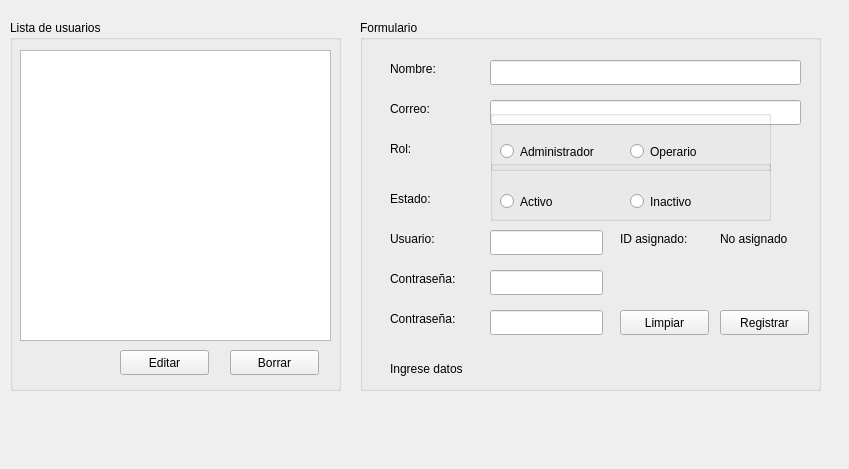
<?xml version="1.0" encoding="UTF-8"?>
<ui version="4.0">
 <class>UserRegistration</class>
 <widget class="QWidget" name="UserRegistration">
  <property name="geometry">
   <rect>
    <x>0</x>
    <y>0</y>
    <width>849</width>
    <height>469</height>
   </rect>
  </property>
  <property name="windowTitle">
   <string>Form</string>
  </property>
  <widget class="QGroupBox" name="formulario_box">
   <property name="geometry">
    <rect>
     <x>360</x>
     <y>20</y>
     <width>461</width>
     <height>371</height>
    </rect>
   </property>
   <property name="title">
    <string>Formulario </string>
   </property>
   <widget class="QLabel" name="label_10">
    <property name="geometry">
     <rect>
      <x>260</x>
      <y>210</y>
      <width>91</width>
      <height>17</height>
     </rect>
    </property>
    <property name="text">
     <string>ID asignado:</string>
    </property>
   </widget>
   <widget class="QLineEdit" name="nameLineEdit">
    <property name="geometry">
     <rect>
      <x>130</x>
      <y>40</y>
      <width>311</width>
      <height>25</height>
     </rect>
    </property>
    <property name="text">
     <string/>
    </property>
   </widget>
   <widget class="QLineEdit" name="emailLineEdit">
    <property name="geometry">
     <rect>
      <x>130</x>
      <y>80</y>
      <width>311</width>
      <height>25</height>
     </rect>
    </property>
    <property name="text">
     <string/>
    </property>
   </widget>
   <widget class="QPushButton" name="clearButton">
    <property name="geometry">
     <rect>
      <x>260</x>
      <y>290</y>
      <width>89</width>
      <height>25</height>
     </rect>
    </property>
    <property name="text">
     <string>Limpiar</string>
    </property>
   </widget>
   <widget class="QLabel" name="IDLabel">
    <property name="geometry">
     <rect>
      <x>360</x>
      <y>210</y>
      <width>101</width>
      <height>17</height>
     </rect>
    </property>
    <property name="text">
     <string>No asignado</string>
    </property>
   </widget>
   <widget class="QLabel" name="label_4">
    <property name="geometry">
     <rect>
      <x>30</x>
      <y>290</y>
      <width>91</width>
      <height>17</height>
     </rect>
    </property>
    <property name="text">
     <string>Contraseña:</string>
    </property>
   </widget>
   <widget class="QLabel" name="statusLabel">
    <property name="geometry">
     <rect>
      <x>30</x>
      <y>340</y>
      <width>421</width>
      <height>17</height>
     </rect>
    </property>
    <property name="text">
     <string>Ingrese datos</string>
    </property>
   </widget>
   <widget class="QLabel" name="label_2">
    <property name="geometry">
     <rect>
      <x>30</x>
      <y>250</y>
      <width>91</width>
      <height>17</height>
     </rect>
    </property>
    <property name="text">
     <string>Contraseña:</string>
    </property>
   </widget>
   <widget class="QLineEdit" name="usernameLineEdit">
    <property name="geometry">
     <rect>
      <x>130</x>
      <y>210</y>
      <width>113</width>
      <height>25</height>
     </rect>
    </property>
    <property name="text">
     <string/>
    </property>
   </widget>
   <widget class="QPushButton" name="registerButton">
    <property name="geometry">
     <rect>
      <x>360</x>
      <y>290</y>
      <width>89</width>
      <height>25</height>
     </rect>
    </property>
    <property name="text">
     <string>Registrar</string>
    </property>
   </widget>
   <widget class="QLabel" name="label">
    <property name="geometry">
     <rect>
      <x>30</x>
      <y>210</y>
      <width>67</width>
      <height>17</height>
     </rect>
    </property>
    <property name="text">
     <string>Usuario:</string>
    </property>
   </widget>
   <widget class="QLabel" name="label_3">
    <property name="geometry">
     <rect>
      <x>30</x>
      <y>40</y>
      <width>67</width>
      <height>17</height>
     </rect>
    </property>
    <property name="text">
     <string>Nombre:</string>
    </property>
   </widget>
   <widget class="QLabel" name="label_6">
    <property name="geometry">
     <rect>
      <x>30</x>
      <y>80</y>
      <width>91</width>
      <height>17</height>
     </rect>
    </property>
    <property name="text">
     <string>Correo:</string>
    </property>
   </widget>
   <widget class="QLabel" name="label_5">
    <property name="geometry">
     <rect>
      <x>30</x>
      <y>120</y>
      <width>91</width>
      <height>17</height>
     </rect>
    </property>
    <property name="text">
     <string>Rol:</string>
    </property>
   </widget>
   <widget class="QLineEdit" name="confirmLineEdit">
    <property name="geometry">
     <rect>
      <x>130</x>
      <y>290</y>
      <width>113</width>
      <height>25</height>
     </rect>
    </property>
   </widget>
   <widget class="QLineEdit" name="passwordLineEdit">
    <property name="geometry">
     <rect>
      <x>130</x>
      <y>250</y>
      <width>113</width>
      <height>25</height>
     </rect>
    </property>
   </widget>
   <widget class="QGroupBox" name="groupBox">
    <property name="geometry">
     <rect>
      <x>130</x>
      <y>90</y>
      <width>281</width>
      <height>61</height>
     </rect>
    </property>
    <property name="title">
     <string/>
    </property>
    <widget class="QRadioButton" name="adminRadioButton">
     <property name="geometry">
      <rect>
       <x>10</x>
       <y>30</y>
       <width>121</width>
       <height>23</height>
      </rect>
     </property>
     <property name="text">
      <string>Administrador</string>
     </property>
    </widget>
    <widget class="QRadioButton" name="operaRadioButton">
     <property name="geometry">
      <rect>
       <x>140</x>
       <y>30</y>
       <width>112</width>
       <height>23</height>
      </rect>
     </property>
     <property name="text">
      <string>Operario</string>
     </property>
    </widget>
   </widget>
   <widget class="QGroupBox" name="groupBox_2">
    <property name="geometry">
     <rect>
      <x>130</x>
      <y>140</y>
      <width>281</width>
      <height>61</height>
     </rect>
    </property>
    <property name="title">
     <string/>
    </property>
    <widget class="QRadioButton" name="activoRadioButton">
     <property name="geometry">
      <rect>
       <x>10</x>
       <y>30</y>
       <width>112</width>
       <height>23</height>
      </rect>
     </property>
     <property name="text">
      <string>Activo</string>
     </property>
    </widget>
    <widget class="QRadioButton" name="inactivoRadioButton">
     <property name="geometry">
      <rect>
       <x>140</x>
       <y>30</y>
       <width>112</width>
       <height>23</height>
      </rect>
     </property>
     <property name="text">
      <string>Inactivo</string>
     </property>
    </widget>
   </widget>
   <widget class="QLabel" name="label_7">
    <property name="geometry">
     <rect>
      <x>30</x>
      <y>170</y>
      <width>91</width>
      <height>17</height>
     </rect>
    </property>
    <property name="text">
     <string>Estado:</string>
    </property>
   </widget>
  </widget>
  <widget class="QGroupBox" name="lista_usuarios_box">
   <property name="geometry">
    <rect>
     <x>10</x>
     <y>20</y>
     <width>331</width>
     <height>371</height>
    </rect>
   </property>
   <property name="title">
    <string>Lista de usuarios</string>
   </property>
   <widget class="QTableWidget" name="tableWidget">
    <property name="geometry">
     <rect>
      <x>10</x>
      <y>30</y>
      <width>311</width>
      <height>291</height>
     </rect>
    </property>
   </widget>
   <widget class="QPushButton" name="borrarButton">
    <property name="geometry">
     <rect>
      <x>220</x>
      <y>330</y>
      <width>89</width>
      <height>25</height>
     </rect>
    </property>
    <property name="text">
     <string>Borrar</string>
    </property>
   </widget>
   <widget class="QPushButton" name="editarButton">
    <property name="geometry">
     <rect>
      <x>110</x>
      <y>330</y>
      <width>89</width>
      <height>25</height>
     </rect>
    </property>
    <property name="text">
     <string>Editar</string>
    </property>
   </widget>
  </widget>
 </widget>
 <resources/>
 <connections/>
</ui>
